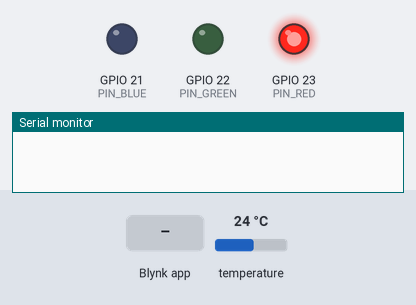
Recording of a sketch running on a simulated ESP32. Parts: output pins drawn as LEDs (lit = HIGH), the last lines printed to the serial monitor. The test bench sets the inputs (shaded band); at power-on: temperature 24 °C. WiFi joins after 1.5 s; servers stay silent unless stated.

Above: at 4.3 s.
4.4 s: Blynk app writes 200 to V1
At 6.6 s:
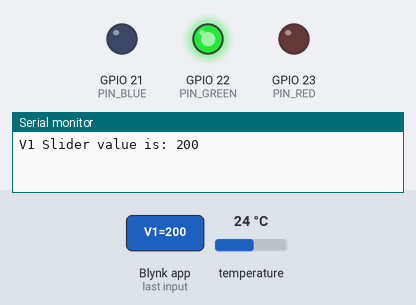
6.9 s: Blynk app writes 1 to V1
At 8.4 s:
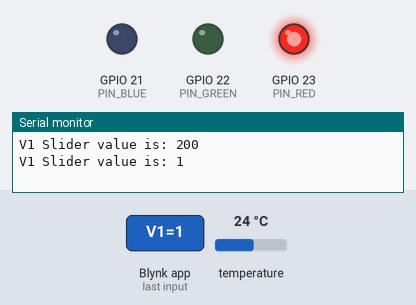
Timing chart, 0 to 9.9 s (numbered marks = the images above; inputs shaded):
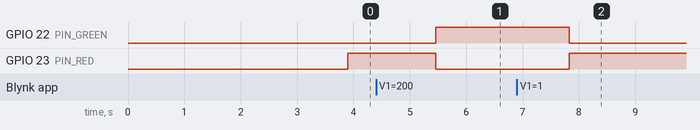

The sketch:

sketch_feb28c_toets_28_02_blynk.ino
```cpp
#define BLYNK_TEMPLATE_ID "user4"
#define BLYNK_TEMPLATE_NAME "user4@server.wyns.it"
#define BLYNK_PRINT Serial
#include <WiFi.h>
#include <WiFiClient.h>
#include <BlynkSimpleEsp32.h>
#include <OneWire.h>
#include <DallasTemperature.h>
#define ONE_WIRE_BUS 4
OneWire oneWire(ONE_WIRE_BUS);
DallasTemperature sensors(&oneWire);
char auth[] = "yQHG91Cj5sPK_GHya43KiVRyqxOtYj1O";

// Your WiFi credentials.
// Set password to "" for open networks.
char ssid[] = "Proximus-Home-035278";
char pass[] = "sesmneh5r7bwum4z";


#define PIN_RED 23
#define PIN_GREEN 22
#define PIN_BLUE 21
int gewenst;

BlynkTimer timer;
WidgetLED led1(V3);

BLYNK_CONNECTED() {
  // Turn LED on, so colors are visible
  led1.on();
}

BLYNK_WRITE(V1) {
  gewenst = param.asInt();  // assigning incoming value from pin V1 to a variable
  // You can also use:
  // String i = param.asStr();
  // double d = param.asDouble();
  Serial.print("V1 Slider value is: ");
  Serial.println(gewenst);
}
void setup() {
  // Debug console
  Serial.begin(115200);
  sensors.begin();
  delay(1000);
  pinMode(PIN_RED, OUTPUT);
  pinMode(PIN_GREEN, OUTPUT);
  pinMode(PIN_BLUE, OUTPUT);
  Blynk.begin(auth, ssid, pass, "server.wyns.it", 8081);
  timer.setInterval(1000L, sendSensor);
  Blynk.setProperty(V3, "LED", "#ff0000");
  Blynk.begin(auth, ssid, pass, "server.wyns.it", 8081);
}

void loop() {
  float t = sensors.getTempCByIndex(0);


  Blynk.run();
  timer.run();
  sensors.requestTemperatures();
  Blynk.virtualWrite(V5, sensors.getTempCByIndex(0));

   if ( t > gewenst) {
    setColor(255, 0, 0);
    led1.setColor("#ff0000");  //rood betekend dat de verwarming aan het verwarmen is
  } else if (gewenst >= t) {
    setColor(0, 255, 0);
    led1.setColor("#00ff00");  //groen laat weten dat het warm genoeg is
  }
}

void setColor(int R, int G, int B) {
  analogWrite(PIN_RED, R);
  analogWrite(PIN_GREEN, G);
  analogWrite(PIN_BLUE, B);
}

void sendSensor() {
  //float h = dht.readHumidity();
  float t = sensors.getTempCByIndex(0);
  Blynk.virtualWrite(V4, t);  // select your virtual pins accordingly
}
```

Measured:
- after the input at 4.4 s, GPIO 22 (PIN_GREEN): LOW → HIGH after 1.1 s; GPIO 23 (PIN_RED): HIGH → LOW after 1.1 s
- after the input at 6.9 s, GPIO 22 (PIN_GREEN): HIGH → LOW after 0.93 s; GPIO 23 (PIN_RED): LOW → HIGH after 0.93 s
